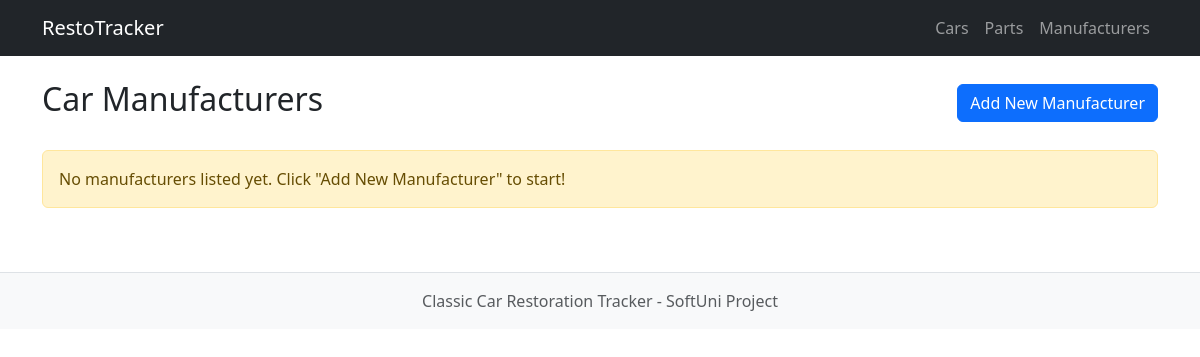
The app's page /brands/, older data.
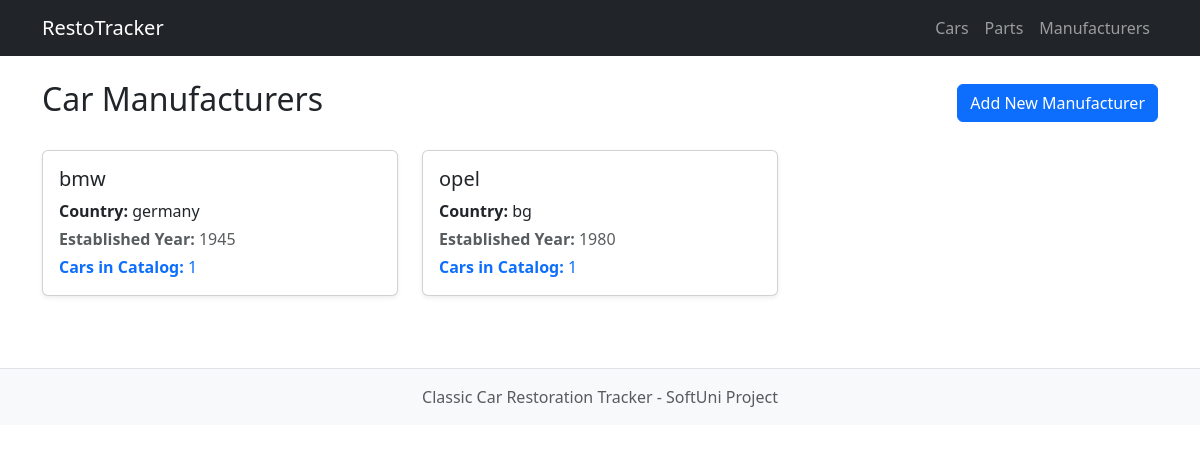
The same page, newer data.
### brands/models.py (models this page shows, shortened)
class Manufacturer(models.Model):
    name = models.CharField(
        max_length=100,
        unique=True,
        error_messages={
            'unique': 'A manufacturer with this brand name already exists.'
        }
    )
    country = models.CharField(
        max_length=100,
    )
    established_year = models.PositiveIntegerField(
        validators=[
            MinValueValidator(1700, message='Established year must be 1700 or later.')
        ],
        help_text='Year the brand was established'
    )
    class Meta:
        ordering = ['name',]
        verbose_name = 'Manufacturer'
        verbose_name_plural = 'Manufacturers'
    @property
    def cars_count(self):
        return self.cars.count()

### brands/views.py (the view)
# urls.py: path('', ManufacturerListView.as_view(), name='manufacturer-list'),
class ManufacturerListView(ListView):
    model = Manufacturer
    template_name = 'brands/manufacturer_list.html'
    context_object_name = 'manufacturers'

### templates/brands/manufacturer_list.html
{% extends 'base.html' %}
{% block content %}
<div class="d-flex justify-content-between align-items-center mb-4">
    <h2>Car Manufacturers</h2>
    <a href="{% url 'brands:manufacturer-create' %}" class="btn btn-primary">Add New Manufacturer</a>
</div>
<div class="row">
    {% for manufacturer in manufacturers %}
        <div class="col-md-4 mb-4">
            <div class="card h-100 shadow-sm">
                <div class="card-body">
                    <h5 class="card-title">{{ manufacturer.name }}</h5>
                    <p class="card-text mb-1"><strong>Country:</strong> {{ manufacturer.country }}</p>
                    <p class="card-text mb-1 text-muted"><strong>Established Year:</strong> {{ manufacturer.established_year }}</p>
                    <p class="card-text text-primary"><strong>Cars in Catalog:</strong> {{ manufacturer.cars_count }}</p>
                </div>
            </div>
        </div>
    {% empty %}
        <div class="col-12">
            <div class="alert alert-warning">No manufacturers listed yet. Click "Add New Manufacturer" to start!</div>
        </div>
    {% endfor %}
</div>
{% endblock %}

### templates/base.html (shortened to what this page needs)
<!DOCTYPE html>
<html lang="en">
<head>
    <link href="https://cdn.jsdelivr.net/npm/bootstrap@5.3.2/dist/css/bootstrap.min.css" rel="stylesheet">
</head>
<body>
    <nav class="navbar navbar-expand-lg navbar-dark bg-dark mb-4">
        <div class="container">
            <a class="navbar-brand" href="{% url 'vehicles:car-list' %}">RestoTracker</a>
            <div class="navbar-nav">
                <a class="nav-link" href="{% url 'vehicles:car-list' %}">Cars</a>
                <a class="nav-link" href="{% url 'parts:part-list' %}">Parts</a>
                <a class="nav-link" href="{% url 'brands:manufacturer-list' %}">Manufacturers</a>
            </div>
        </div>
    </nav>
    <main class="container">
        {% block content %}
        {% endblock %}
    </main>
    <footer class="bg-light text-center py-3 mt-5 border-top">
        <div class="container">
            <p class="mb-0 text-muted">Classic Car Restoration Tracker - SoftUni Project</p>
        </div>
    </footer>
</body>
</html>

Row changes from the older to the newer data that the page shows:
added Manufacturer: name "bmw", country "germany", established_year "1945", cars_count "1"
added Manufacturer: name "opel", country "bg", established_year "1980", cars_count "1"
Text that changed along with them:
text no longer shown: "No manufacturers listed yet. Click \"Add New Manufacturer\" to start!"
